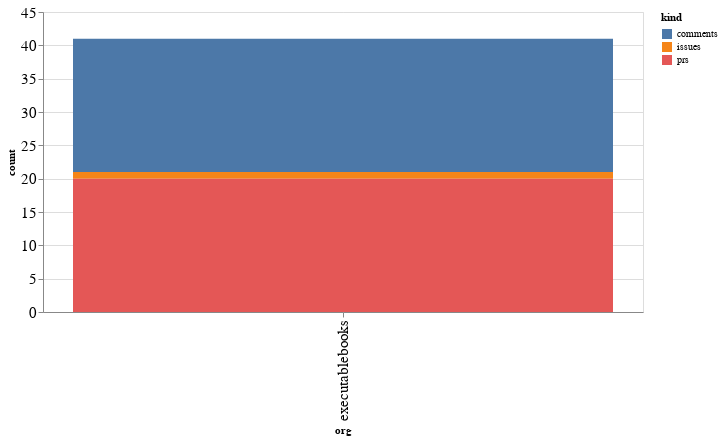

Write notebook code for a chart like this one.
### Code cell
alt.Chart(org_summaries, width=600).mark_bar().encode(
    x='org',
    y='count',
    color='kind',
    tooltip="org"
)

### Figure 1 — Vega-Lite specification as saved in the notebook (floating-point values rounded to 4 significant figures)
{"config": {"axisLeft": {"labelFontSize": 15}, "axisBottom": {"labelFontSize": 15}}, "data": {"name": "data-f48c5a0bc7a75b18161966533ae6781c"}, "mark": "bar", "encoding": {"color": {"type": "nominal", "field": "kind"}, "tooltip": {"type": "nominal", "field": "org"}, "x": {"type": "nominal", "field": "org"}, "y": {"type": "quantitative", "field": "count"}}, "width": 600, "$schema": "https://vega.github.io/schema/vega-lite/v4.8.1.json", "datasets": {"data-f48c5a0bc7a75b18161966533ae6781c": [{"org": "executablebooks", "kind": "comments", "count": 20}, {"org": "executablebooks", "kind": "issues", "count": 1}, {"org": "executablebooks", "kind": "prs", "count": 20}]}}
